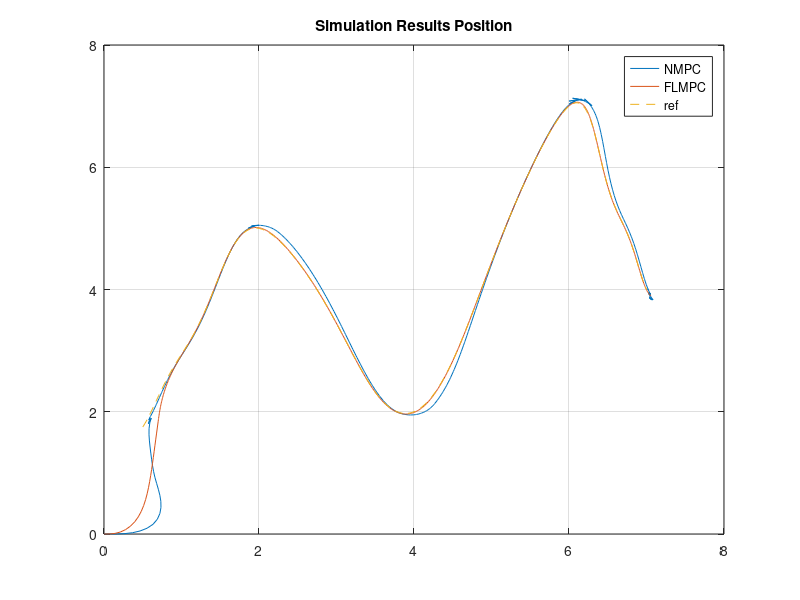
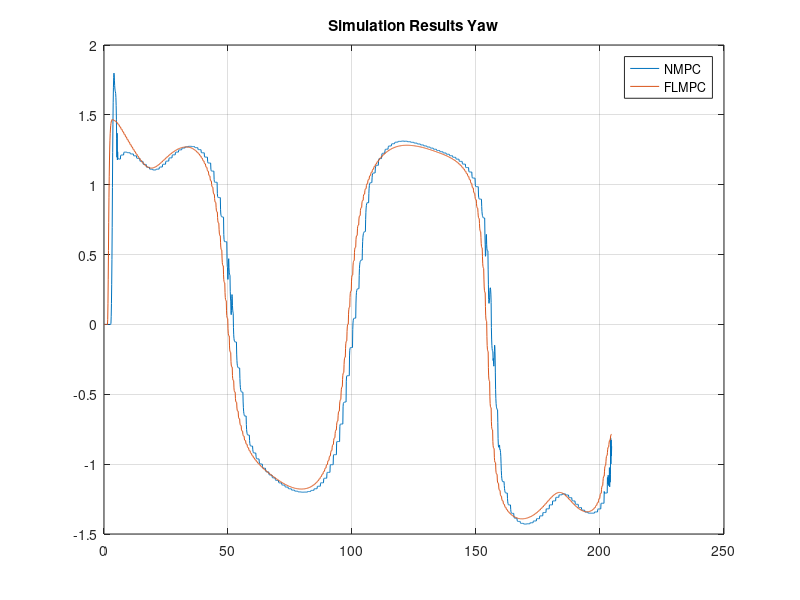
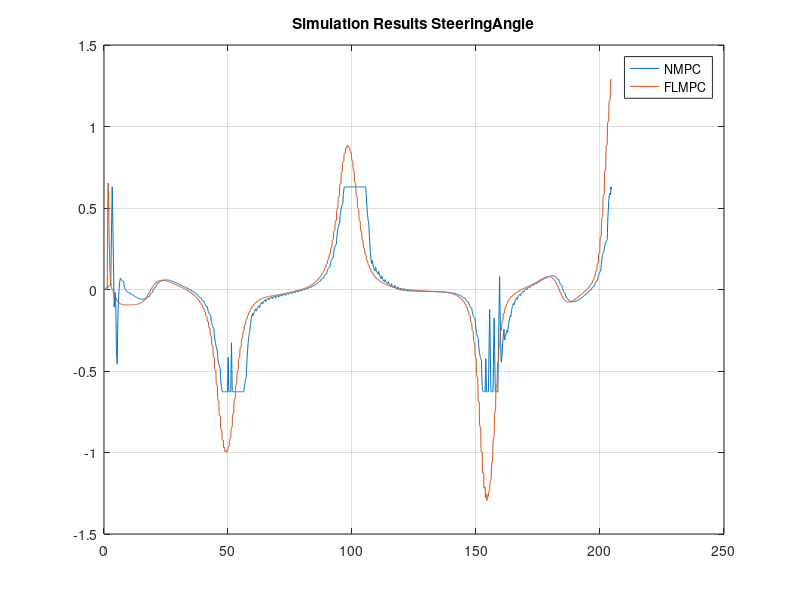

Write MATLAB code to recreate these figures, in order.
clc, close all, clear;

load('sim_flmpc.mat')
load('sim_nlmpc.mat')
load('trajectory.mat')

len_t = min(size(out_flmpc,3), size(out_nlmpc,3));

nmpc    = [];
flmpc   = [];

for i = 1 : len_t
    nmpc    = [nmpc, out_nlmpc(:,:,i)];
    flmpc   = [flmpc, out_flmpc(:,:,i)];
end

t = 0 : 0.1 : len_t;

figure
plot(nmpc(1, :), nmpc(2,:))
hold on
plot(flmpc(1,:), flmpc(2,:))
hold on
plot(xref(1,:), yref(1,:), '--')
grid
legend('NMPC', 'FLMPC', 'ref')
title('Simulation Results Position')

figure
plot(t(1:len_t), nmpc(3,:))
hold on
plot(t(1:len_t), flmpc(3,:))
grid
legend('NMPC', 'FLMPC')
title('Simulation Results Yaw')

figure
plot(t(1:len_t), nmpc(4,:))
hold on
plot(t(1:len_t), flmpc(4,:))
grid
legend('NMPC', 'FLMPC')
title('Simulation Results SteeringAngle')

